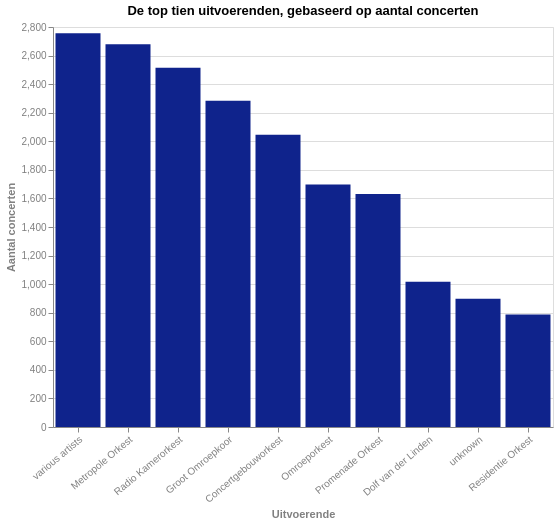

Source (Vega-Lite JSON):
### Vega-Lite specification from a JSON file in a GitHub repository (floating-point values rounded to 4 significant figures)
{"$schema": "https://vega.github.io/schema/vega-lite/v5.json", "title": "De top tien uitvoerenden, gebaseerd op aantal concerten", "description": "De top tien uitvoerenden, gebaseerd op aantal concerten", "width": 500, "height": 400, "data": {"values": [{"Performer": "various artists", "Number of concerts": 2757}, {"Performer": "Metropole Orkest", "Number of concerts": 2680}, {"Performer": "Radio Kamerorkest", "Number of concerts": 2515}, {"Performer": "Groot Omroepkoor", "Number of concerts": 2283}, {"Performer": "Concertgebouworkest", "Number of concerts": 2045}, {"Performer": "Omroeporkest", "Number of concerts": 1698}, {"Performer": "Promenade Orkest", "Number of concerts": 1631}, {"Performer": "Dolf van der Linden", "Number of concerts": 1017}, {"Performer": "unknown", "Number of concerts": 897}, {"Performer": "Residentie Orkest", "Number of concerts": 788}]}, "mark": {"type": "bar", "binSpacing": 1, "tooltip": true}, "encoding": {"x": {"field": "Performer", "type": "nominal", "title": "Uitvoerende", "sort": "-y"}, "y": {"field": "Number of concerts", "type": "quantitative", "title": "Aantal concerten"}, "color": {"value": "#0F238C"}}, "config": {"countTitle": "Aantal", "axisX": {"labelAngle": -40, "titleColor": "grey", "labelColor": "grey"}, "axisY": {"titleColor": "grey", "labelColor": "grey"}}}
